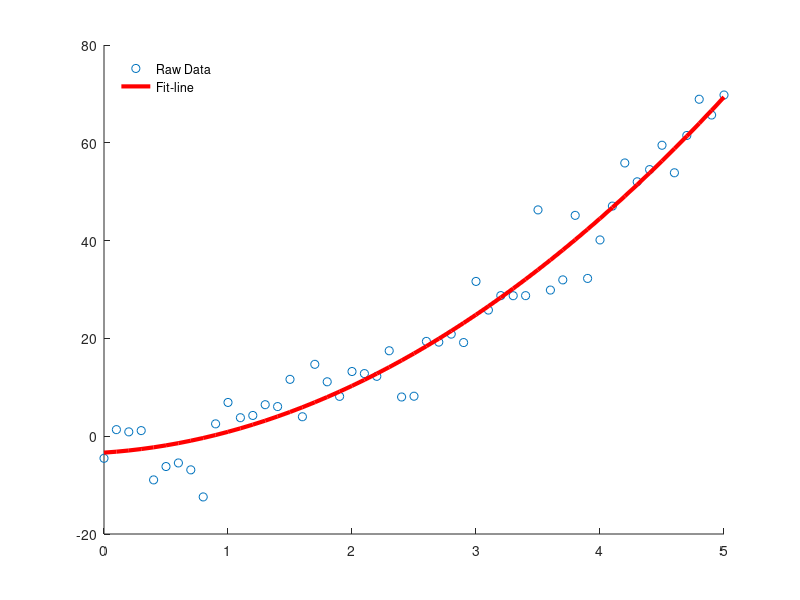

This chart was generated by the following MATLAB code: (Note: this script raises an error after producing the figure.)
%%%%%%%%%%%%%%%%%%%%%%%%%%%%%%%%%%%%%%%%%%%%%%%%%%%%%%%%%%%%%%%%%%%%%%%%%%%
% Least-Squares-Analysis (LSA) for linear fit
%
% Description: generates a random data-set around a quadratic curve with
% preset values and then uses LSA matrix methods to find the coefficients
% of the line of best-fit, and overlays the fit-line to the dataset:
% Equation --> y = b0 + b1*x + b2*x^2
%
% Made by: Oscar A. Nieves
% Made in: 2019
%%%%%%%%%%%%%%%%%%%%%%%%%%%%%%%%%%%%%%%%%%%%%%%%%%%%%%%%%%%%%%%%%%%%%%%%%%%
clear all; close all; clc;

% Generate dataset
x = 0:0.1:5;
S = 3*x.^2 - x + 5*randn(size(x));

%% Quadratic LSA
n = length(S);
sum_x = sum(x);
sum_x2 = sum(x.^2);
sum_x3 = sum(x.^3);
sum_x4 = sum(x.^4);
sum_S = sum(S);
sum_xS = sum(x.*S);
sum_x2S = sum(x.^2.*S);

A = [ [n, sum_x, sum_x2]; ...
      [sum_x, sum_x2, sum_x3];...
      [sum_x2, sum_x3, sum_x4] ];
RHS = [sum_S, sum_xS, sum_x2S].';
b = A\RHS;
b0 = b(1);
b1 = b(2);
b2 = b(3);

% Fit parabola to data
y = b0 + b1*x + b2*x.^2;

% Calculate R^2 coefficient of determination
R2_quad = sum( (y - mean(S)).^2 )./sum( (S - mean(S)).^2 );
disp(['R^2 = ' num2str(R2_quad)]);

% Plots results
figure(1);
set(gcf,'color','w');
scatter(x,S); hold on;
plot(x,y,'r','LineWidth',3); hold off;
legend('Raw Data','Fit-line'); legend boxoff;
legend('Location','northwest');
title(['b_0 = ' num2str(round(b0,2)) ',  b_1 = ' num2str(round(b1,2)) ...
    ',  b_2 = ' num2str(round(b2,2))]);
xlabel('x'); 
ylabel('y');
axis tight;
set(gca,'FontSize',20);
%%%%%%%%%%%%%%%%%%%%%%%%%%%%%%%%%%%%%%%%%%%%%%%%%%%%%%%%%%%%%%%%%%%%%%%%%%%